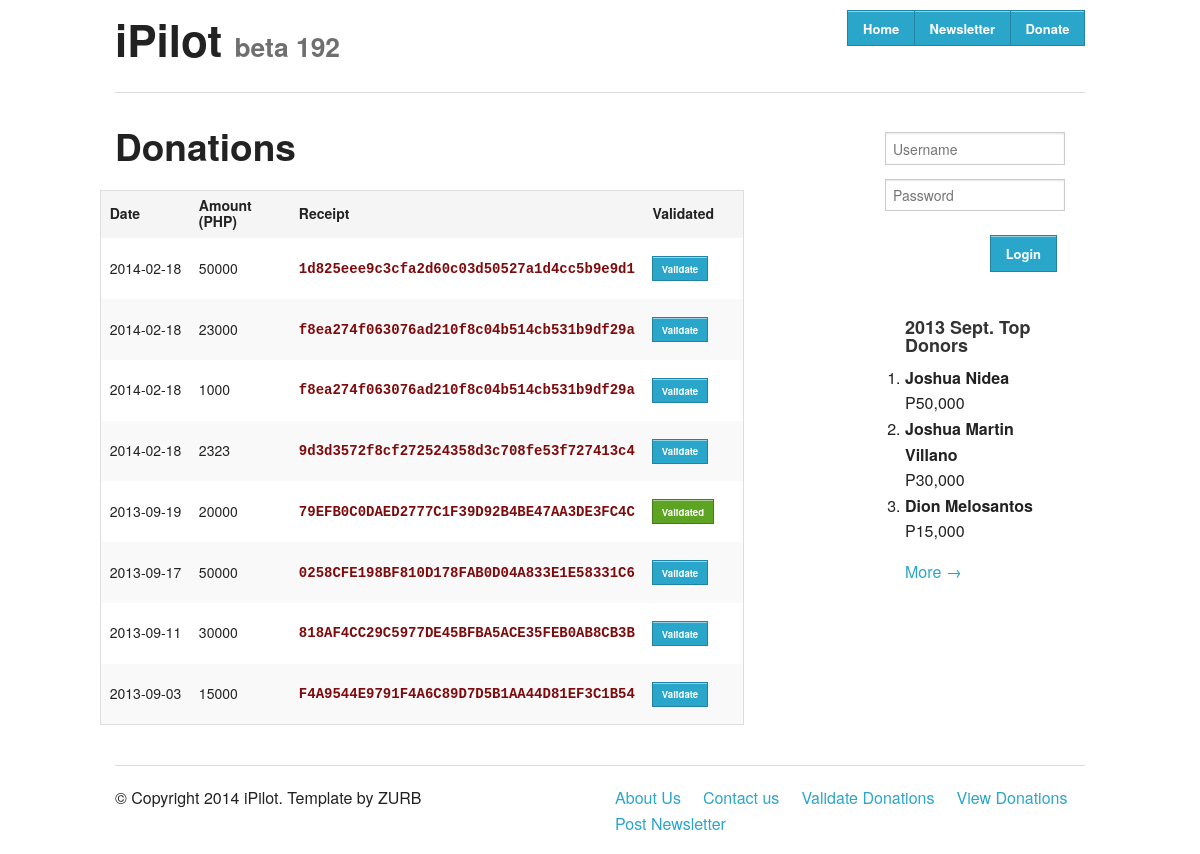
/donationhistory.php, run on the app's committed database.
### tables this page shows
CREATE TABLE IF NOT EXISTS `donations` (
  `id` int(11) NOT NULL AUTO_INCREMENT,
  `date` date NOT NULL DEFAULT '0000-00-00',
  `amount` text NOT NULL,
  `receipt` text NOT NULL,
  `userid` int(11) NOT NULL DEFAULT '0',
  PRIMARY KEY (`id`),
  KEY `userid` (`userid`)
);

### donationhistory.php (the view, shortened to what this page needs)
<!DOCTYPE html>
 <html class="no-js" lang="en">
<head>
  <link rel="stylesheet" href="css/normalize.css" />
  <link rel="stylesheet" href="css/foundation.css" />
</head>
<body>
  <?php
	include 'nav/header.php';
  ?>
  <div class="row">
    <div class="large-9 columns">
		<h2>Donations</h2>
		<div class="row">
		<table>
		  <thead>
			<tr>
				<th>Date</th>
				<th width="100">Amount (PHP)</th>
				<th>Receipt</th>
				<th width="100">Validated</th>
			</tr>
		  </thead>
		  <tbody>
		  <?php
			$con = mysqli_connect("localhost","root", "","ipilot");
			$result = mysqli_query($con, "SELECT * FROM donations ORDER BY date DESC");
			while ($row = mysqli_fetch_array($result)) {
				echo "<tr>";
				echo "<td>" . $row['date'] . "</td>";
				echo "<td>" . $row['amount'] . "</td>";
				echo "<td><code>" . $row['receipt'] . "</code></td>";
				if ($row['userid'] != 0) {
					echo "<td><a href=\"#\" class=\"tiny button success\">Validated</a></td>";
				}
				else {
					echo "<td><a href=\"#\" class=\"tiny button\">Validate</a></td>";
				}
				echo "</tr>";
			}
		  ?>
		  </tbody>
		</table>
		</div>
  </div>
    <aside class="large-3 columns">
	  <?php
		include 'nav/sidebar_miniprofile.php';
	  ?>
      <div class="panel">
        <h5>2013 Sept. Top Donors</h5>
        <ol>
		  <li><b>Joshua Nidea</b><br>P50,000</li>
		  <li><b>Joshua Martin Villano</b><br>P30,000</li>
		  <li><b>Dion Melosantos</b><br>P15,000</li>
		</ol>
        <a href="#">More &rarr;</a>
      </div>
    </aside>
  </div>
  <?php
	include 'nav/footer.php';
  ?>
</body>

### data on the page
donations: date "2014-02-18", amount "50000", receipt "1d825eee9c3cfa2d60c03d50527a1d4cc5b9e9d1", shows "Validate"
donations: date "2014-02-18", amount "23000", receipt "f8ea274f063076ad210f8c04b514cb531b9df29a", shows "Validate"
donations: date "2014-02-18", amount "1000", receipt "f8ea274f063076ad210f8c04b514cb531b9df29a", shows "Validate"
donations: date "2014-02-18", amount "2323", receipt "9d3d3572f8cf272524358d3c708fe53f727413c4", shows "Validate"
donations: date "2013-09-19", amount "20000", receipt "79EFB0C0DAED2777C1F39D92B4BE47AA3DE3FC4C", shows "Validated"
donations: date "2013-09-17", amount "50000", receipt "0258CFE198BF810D178FAB0D04A833E1E58331C6", shows "Validate"
donations: date "2013-09-11", amount "30000", receipt "818AF4CC29C5977DE45BFBA5ACE35FEB0AB8CB3B", shows "Validate"
donations: date "2013-09-03", amount "15000", receipt "F4A9544E9791F4A6C89D7D5B1AA44D81EF3C1B54", shows "Validate"
